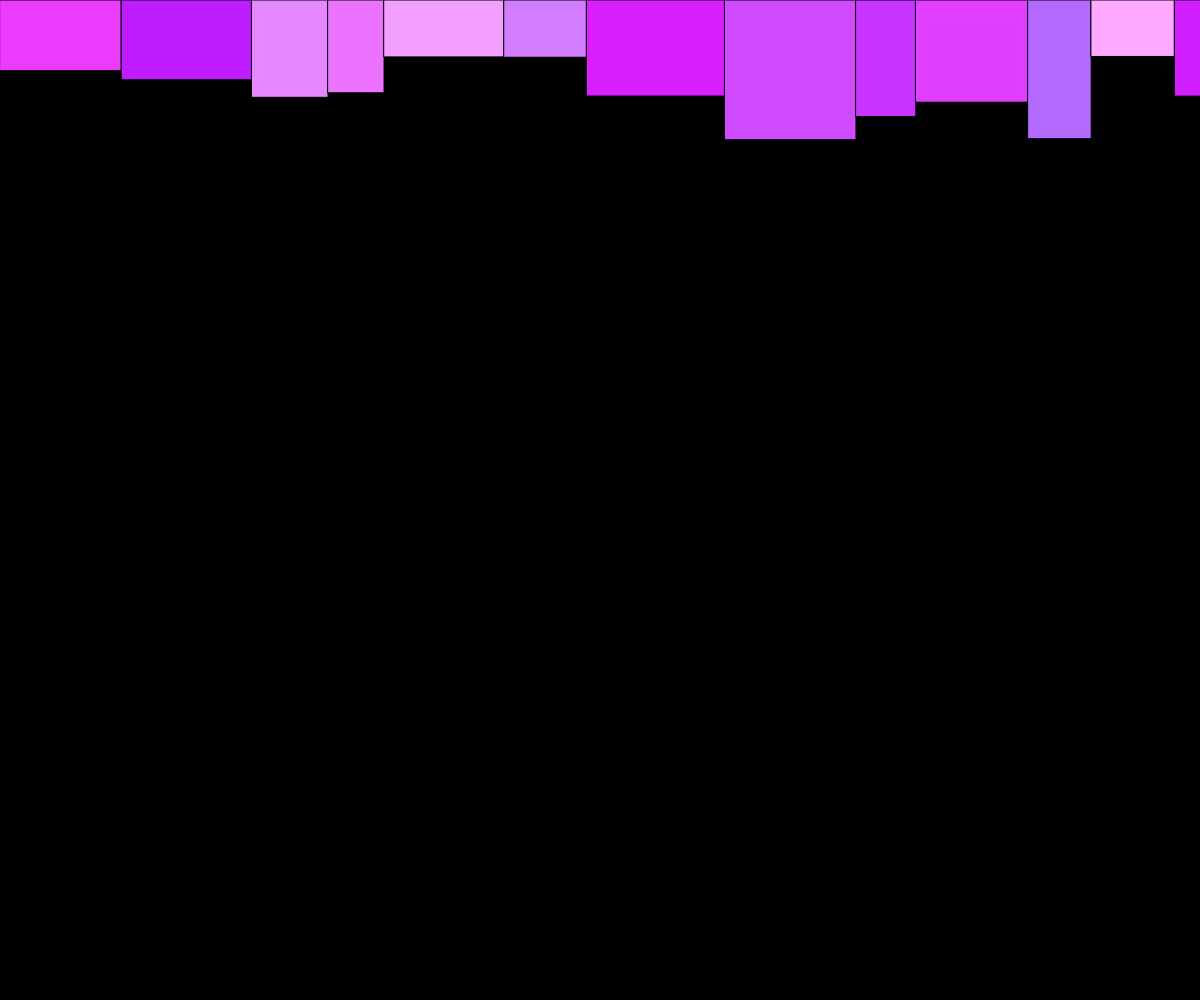
Frame 1 (no input)
Frame 60 (no input): identical to frame 1, image omitted
Frame 120 (the mouse pressed at the canvas centre since frame 60): identical to frame 1, image omitted

The p5.js sketch that drew this single still picture (run headless with seeded random() and noise() and a simulated clock; from frame 60 on, the mouse is pressed at the canvas centre):

// p5.js sketch
// ── sketch.js
// Arrays and object notation assignment
// Macayla Buckmaster
// Date
//
// Extra for Experts:
// - describe what you did to take this project "above and beyond"

let x = 0;
let y = 0;
let rectWidth;
let rectHeight;

function setup() {
  createCanvas(windowWidth, windowHeight);
  background(0);
  drawSquares();
}

function draw() {
  
}

function drawSquares(){
  for (let i = 0; i < windowWidth; i++){

    rectWidth = random(50, 150);
    rectHeight = random(50, 150);
    fill(random(170, 255), random(0, 170), 255);
    rect(x, y, rectWidth, rectHeight);
  
    x += rectWidth;
  }
}
